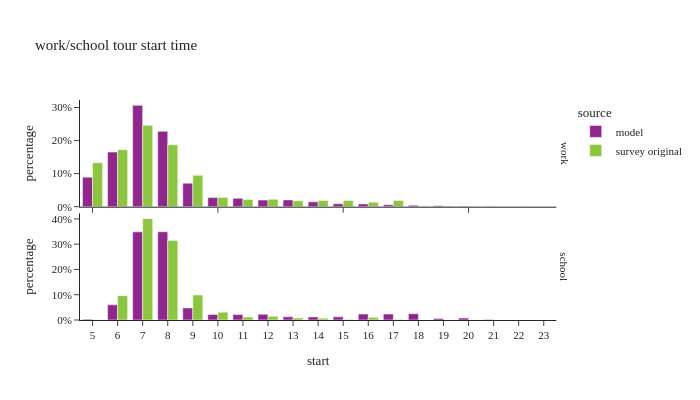

This figure's notebook cell:
### Code cell
df_plot = ws_tour_data.groupby(['source','tour_type','start'],observed=True)[['tour_weight']].sum().reset_index()
df_plot['percentage'] = df_plot.groupby(['tour_type','source'], group_keys=False)['tour_weight']. \
    apply(lambda x: x / float(x.sum()))

fig = px.bar(df_plot, x="start", y="percentage", color="source",barmode="group",
             facet_row='tour_type',
             title="work/school tour start time")
fig.for_each_annotation(lambda a: a.update(text = a.text.split("=")[-1]))
fig.update_layout(height=400, width=700, yaxis1=dict(tickformat=".0%"), yaxis2=dict(tickformat=".0%", matches=None), xaxis=dict(dtick="1"))
fig.show()

### Figure 1 — Plotly figure (JSON) as saved in the notebook; plotly's stock layout.template omitted (floating-point values rounded to 4 significant figures)
{"data": [{"alignmentgroup": "True", "hovertemplate": "source=model<br>tour_type=work<br>start=%{x}<br>percentage=%{y}<extra></extra>", "legendgroup": "model", "marker": {"color": "#91268F", "pattern": {"shape": ""}}, "name": "model", "offsetgroup": "model", "orientation": "v", "showlegend": true, "textposition": "auto", "type": "bar", "x": [5.0, 6.0, 7.0, 8.0, 9.0, 10.0, 11.0, 12.0, 13.0, 14.0, 15.0, 16.0, 17.0, 18.0, 19.0, 20.0, 21.0, 22.0, 23.0], "xaxis": "x2", "y": [0.08919, 0.1653, 0.3066, 0.2279, 0.07123, 0.02757, 0.02531, 0.02011, 0.02054, 0.01465, 0.008771, 0.008522, 0.005678, 0.004045, 0.002534, 0.00159, 0.0004062, 6.429e-05, 5.625e-05], "yaxis": "y2"}, {"alignmentgroup": "True", "hovertemplate": "source=model<br>tour_type=school<br>start=%{x}<br>percentage=%{y}<extra></extra>", "legendgroup": "model", "marker": {"color": "#91268F", "pattern": {"shape": ""}}, "name": "model", "offsetgroup": "model", "orientation": "v", "showlegend": false, "textposition": "auto", "type": "bar", "x": [5.0, 6.0, 7.0, 8.0, 9.0, 10.0, 11.0, 12.0, 13.0, 14.0, 15.0, 16.0, 17.0, 18.0, 19.0, 20.0, 21.0, 22.0, 23.0], "xaxis": "x", "y": [0.003275, 0.05987, 0.3487, 0.349, 0.04784, 0.02151, 0.02144, 0.02255, 0.01264, 0.01232, 0.01266, 0.02348, 0.02334, 0.02508, 0.006075, 0.00771, 0.002167, 0.0001029, 0.0003036], "yaxis": "y"}, {"alignmentgroup": "True", "hovertemplate": "source=survey original<br>tour_type=work<br>start=%{x}<br>percentage=%{y}<extra></extra>", "legendgroup": "survey original", "marker": {"color": "#8CC63E", "pattern": {"shape": ""}}, "name": "survey original", "offsetgroup": "survey original", "orientation": "v", "showlegend": true, "textposition": "auto", "type": "bar", "x": [5.0, 6.0, 7.0, 8.0, 9.0, 10.0, 11.0, 12.0, 13.0, 14.0, 15.0, 16.0, 17.0, 18.0, 19.0, 20.0, 21.0, 22.0, 23.0], "xaxis": "x2", "y": [0.1327, 0.1726, 0.246, 0.1872, 0.09515, 0.02795, 0.02208, 0.02258, 0.01809, 0.019, 0.01907, 0.01362, 0.0191, 0.001247, 0.002455, 0.0005649, 8.188e-05, 0.0002787, 0.0001693], "yaxis": "y2"}, {"alignmentgroup": "True", "hovertemplate": "source=survey original<br>tour_type=school<br>start=%{x}<br>percentage=%{y}<extra></extra>", "legendgroup": "survey original", "marker": {"color": "#8CC63E", "pattern": {"shape": ""}}, "name": "survey original", "offsetgroup": "survey original", "orientation": "v", "showlegend": false, "textposition": "auto", "type": "bar", "x": [5.0, 6.0, 7.0, 8.0, 9.0, 10.0, 11.0, 12.0, 13.0, 14.0, 15.0, 16.0, 17.0], "xaxis": "x", "y": [0.001046, 0.09621, 0.401, 0.315, 0.09879, 0.03103, 0.01161, 0.01447, 0.008258, 0.007306, 0.002414, 0.01055, 0.002344], "yaxis": "y"}], "layout": {"annotations": [{"font": {}, "showarrow": false, "text": "school", "textangle": 90, "x": 0.98, "xanchor": "left", "xref": "paper", "y": 0.2425, "yanchor": "middle", "yref": "paper"}, {"font": {}, "showarrow": false, "text": "work", "textangle": 90, "x": 0.98, "xanchor": "left", "xref": "paper", "y": 0.7575, "yanchor": "middle", "yref": "paper"}], "barmode": "group", "height": 400, "legend": {"title": {"text": "source"}, "tracegroupgap": 0}, "title": {"text": "work/school tour start time"}, "width": 700, "xaxis": {"anchor": "y", "domain": [0.0, 0.98], "dtick": "1", "title": {"text": "start"}}, "xaxis2": {"anchor": "y2", "domain": [0.0, 0.98], "matches": "x", "showticklabels": false}, "yaxis": {"anchor": "x", "domain": [0.0, 0.485], "tickformat": ".0%", "title": {"text": "percentage"}}, "yaxis2": {"anchor": "x2", "domain": [0.515, 1.0], "tickformat": ".0%", "title": {"text": "percentage"}}}}
